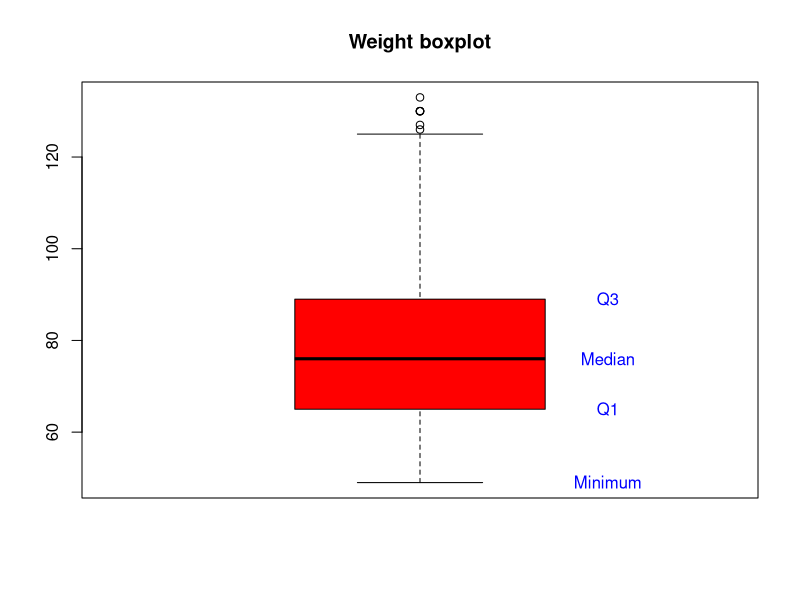
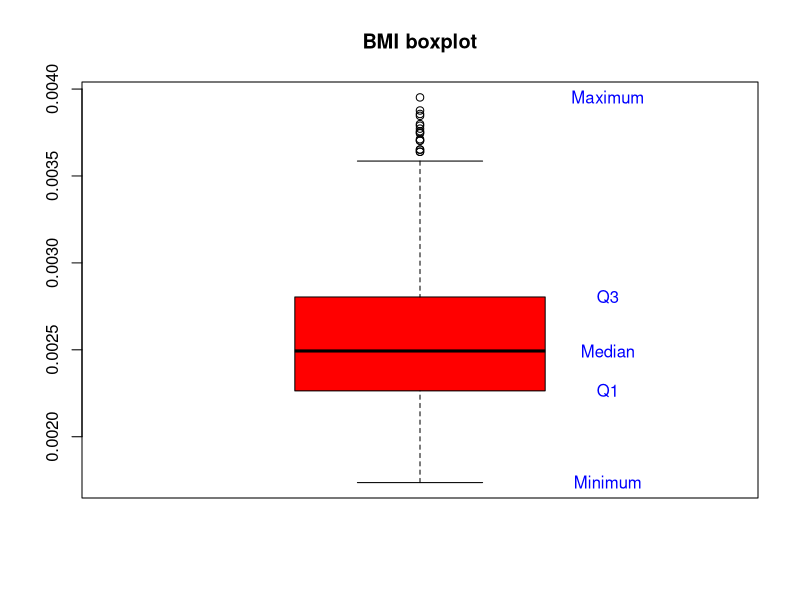
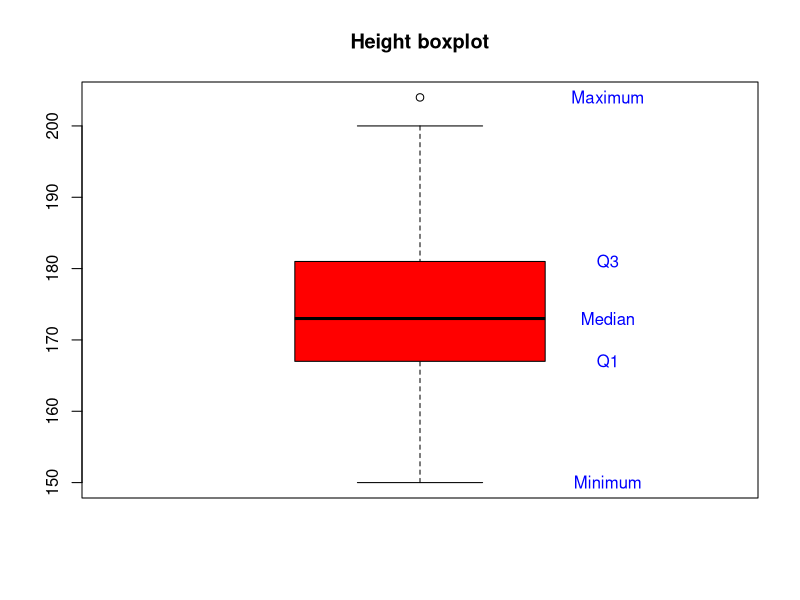
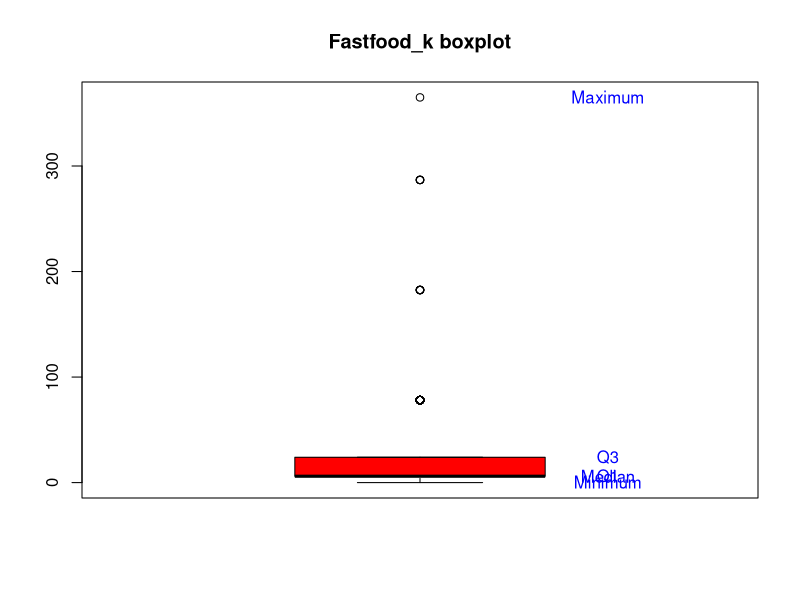
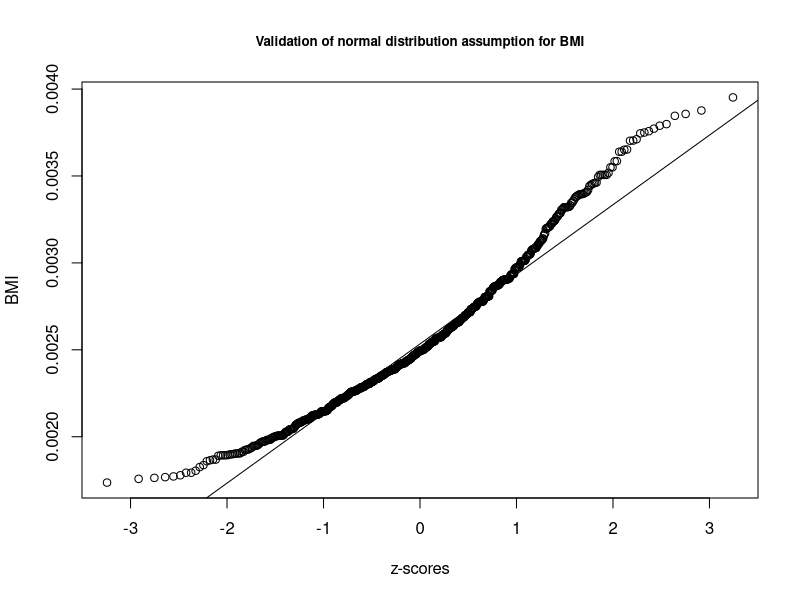
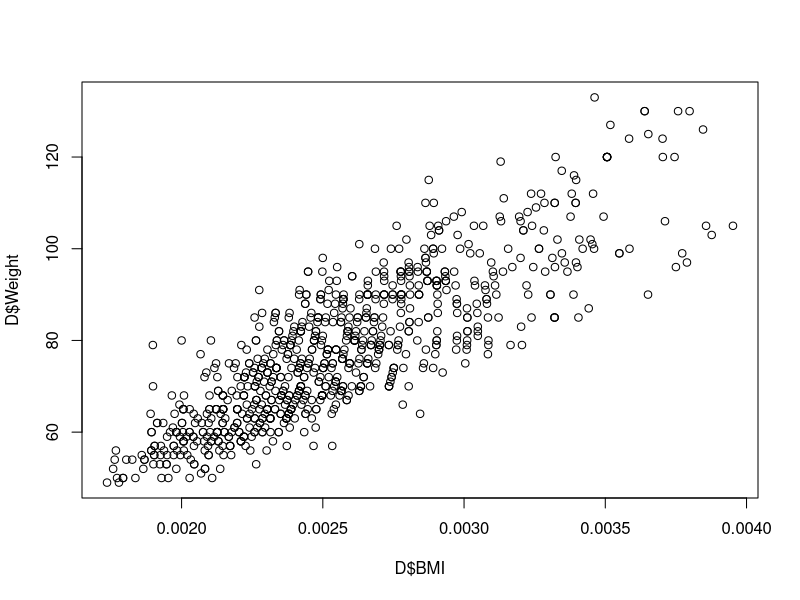
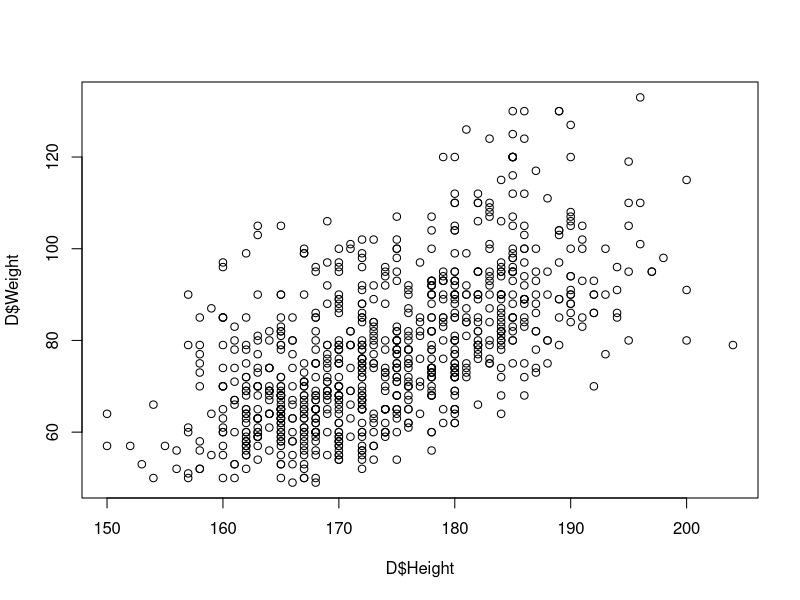

Generate these figures, in order, with R:

################################
## Set the working directory

## In RStudio use conveniently the menu "Session->Set Working
## Directory->To Source File Location"
## In R use only "/" for separating in paths (i.e. no backslash)
setwd("Replace with path to where the project files are")

################################
## Import the data

## Read the BMI1_data.csv file containing the data
D <- read.table("BMI1_data.csv", header=TRUE, sep=",", as.is=TRUE)

#############################
## Overview of the data

## Dimension of D (number of rows and columns)
dim(D)
## Column names
names(D)
## The first rows
head(D)
## The last rows
tail(D)
## Default summary
summary(D)
## Another summary function also including the data type
str(D)

################################
## Factor variable defined
D$Gender <- as.factor(D$Gender)
D$Alone <- as.factor(D$Alone)
D$Children <- as.factor(D$Children)
D$Labeling <- as.factor(D$Labeling)
D$Urbanity <- as.factor(D$Urbanity)
D$Education <- as.factor(D$Education)

################################
## Variable FastFood recodes
D$FastFood_k <-as.numeric(ifelse(D$FastFood==1,0,
                            ifelse(D$FastFood==2,1,
                            ifelse(D$FastFood==3,6,
                            ifelse(D$FastFood==4,24,
                            ifelse(D$FastFood==5,78.2,
                            ifelse(D$FastFood==6,182.5,
                            ifelse(D$FastFood==7,286.8,
                            ifelse(D$FastFood==8,365,NA)))))))))


################################
## Descriptive analysis of selected variables
D$BMI <- (D$Weight/(D$Height)^2)
var(D$BMI)

################################
## Boxplots of selected variables
boxplot(c(D$Weight, 49), col = "red", main = "Weight boxplot")
text(1.3, quantile(c(D$Weight, 150)), c("Minimum","Q1","Median","Q3","Maximum"), col="blue")
boxplot(c(D$BMI, .0025), col = "red", main = "BMI boxplot")
text(1.3, quantile(c(D$BMI, .0025)), c("Minimum","Q1","Median","Q3","Maximum"), col="blue")
boxplot(c(D$Height, 174.15), col = "red", main = "Height boxplot")
text(1.3, quantile(c(D$Height, 174.15)), c("Minimum","Q1","Median","Q3","Maximum"), col="blue")
boxplot(c(D$FastFood_k, 19.04), col = "red", main = "Fastfood_k boxplot")
text(1.3, quantile(c(D$FastFood_k, 19.04)), c("Minimum","Q1","Median","Q3","Maximum"), col="blue")

## min/max values of data
min(D$BMI)
max(D$BMI)

min(D$Height)
max(D$Height)

min(D$Weight)
max(D$Height)

min(D$FastFood_k)
max(D$FastFood_k)

## To run a function on the selected columns you can use the "apply",
## "2" indicates that the calculations are performed by column

t(apply(D[,c("BMI", "Weight","Height","FastFood_k")],2,function(x){
  c(n=length(x),mean=mean(x), var=var(x), sd=sd(x),
    quantile(x,c(0,0.25,0.5,0.75,1)))}))

################################
qqnorm(D$BMI,main='Validation of normal distribution assumption for BMI',
       cex.main=0.8,xlab='z-scores',ylab='BMI')
qqline(D$BMI)

## Required for manual calculation
mean(D$BMI)
sd(D$BMI)

################################
## Calculations of the 95% confidence interval for BMI alternatively logBMI
t.test(D$BMI, conf.level=0.95)$conf.int

## Required for manual calculation
qt(.975, df = 846)

## Calclations of 95% confidence interval for BMI
x <- sd(D$BMI)*sd(D$BMI)
846*x/qchisq(.975, df = 846)
846*x/qchisq(.025, df = 846)

################################
## Right-sided t-test of the hypothesis mu = 25 for BMI
## alternative mu=log(25) equivalent to logBMI
t.test(D$BMI,mu=.0025,alternative="greater")

################################
## Implementation of the t-test (Welch-test) for comparison
## two normal samples.
## Remember to change for log-transformed values

## Comparison of male and female BMI
t.test(subset(D$BMI,D$Gender==0), subset(D$BMI,D$Gender==1))

## Values required for calculations
mean(subset(D$BMI,D$Gender==1))
sd(subset(D$BMI,D$Gender==1))
str(subset(D$BMI,D$Gender==1))

mean(subset(D$BMI,D$Gender==0))
sd(subset(D$BMI,D$Gender==0))
str(subset(D$BMI,D$Gender==0))

################################
## Sample mean for all urbanity groups
## Remember to change for log-transformed values
tapply(D$BMI, D$Urbanity, mean)

################################
## Comparison of two samples
## Remember to change for log-transformed values
t.test(subset(D$BMI, D$Urbanity == 1),
       subset(D$BMI, D$Urbanity == 5))

## Values required for calculations
mean(subset(D$BMI, D$Urbanity == 1))
sd(subset(D$BMI, D$Urbanity == 1))
str(subset(D$BMI, D$Urbanity == 1))

mean(subset(D$BMI, D$Urbanity == 5))
sd(subset(D$BMI, D$Urbanity == 5))
str(subset(D$BMI, D$Urbanity == 5))

################################
## Determination of correlation between selected variables
cor(D[,c("Age","Height","Weight",
           "FastFood_k","BMI")],use = "p")

plot(D$BMI, D$Weight)
plot(D$Height, D$Weight)
